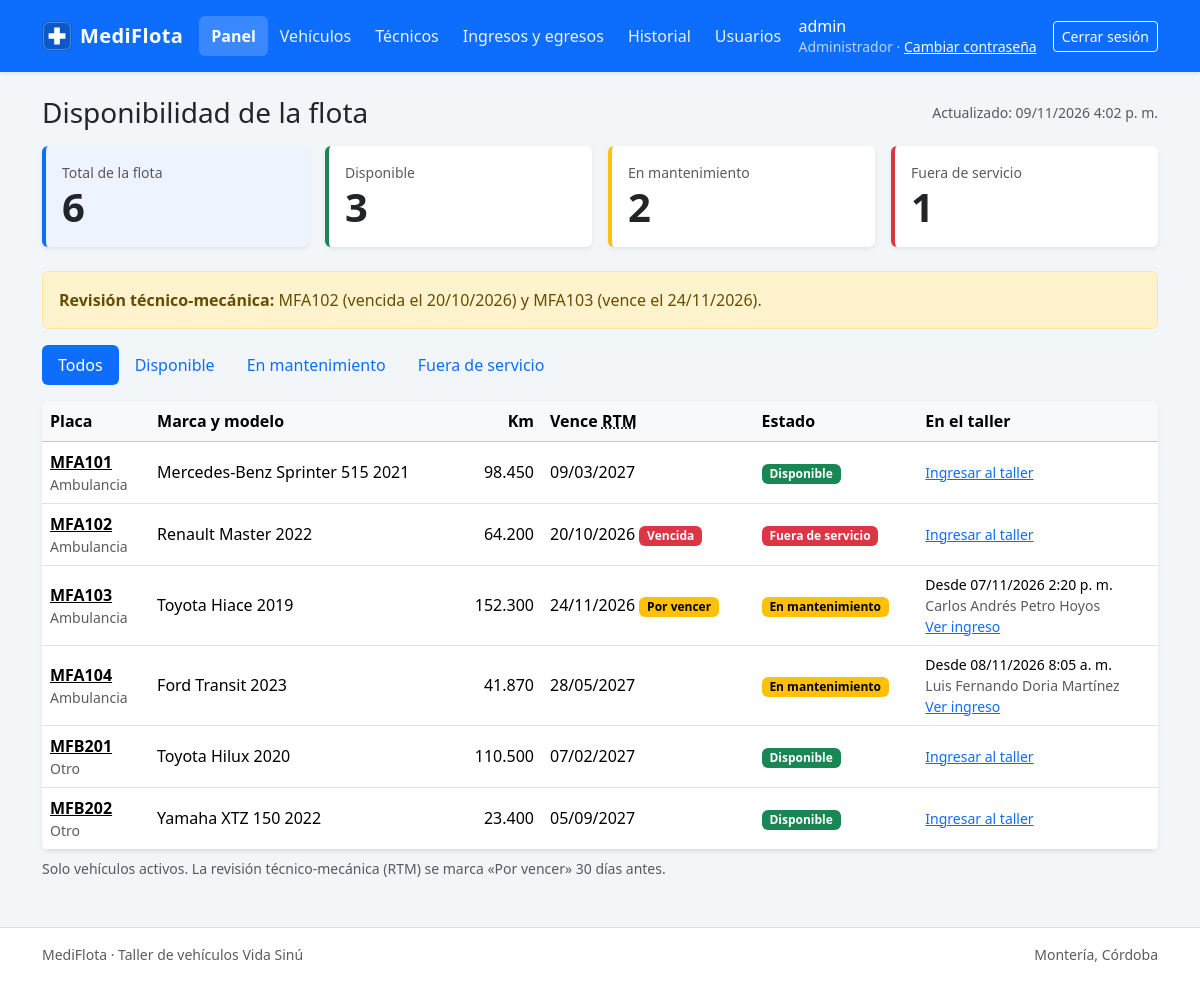
/modules/panel/ (signed in), run on the app's committed database.
### tables this page shows
CREATE TABLE usuario (
  id_usuario     INT          NOT NULL AUTO_INCREMENT,
  usuario        VARCHAR(50)  NOT NULL,
  password_hash  VARCHAR(255) NOT NULL,
  perfil         ENUM('administrador','tecnico') NOT NULL,
  id_tecnico     INT          NULL,
  activo         TINYINT(1)   NOT NULL DEFAULT 1,
  PRIMARY KEY (id_usuario),
  UNIQUE KEY uq_usuario_usuario (usuario),
  UNIQUE KEY uq_usuario_id_tecnico (id_tecnico),
  CONSTRAINT fk_usuario_tecnico
    FOREIGN KEY (id_tecnico) REFERENCES tecnico (id_tecnico),
  CONSTRAINT chk_usuario_perfil_tecnico
    CHECK (perfil <> 'tecnico' OR id_tecnico IS NOT NULL)
);

CREATE TABLE vehiculo (
  id_vehiculo      INT         NOT NULL AUTO_INCREMENT,
  placa            VARCHAR(10) NOT NULL,
  tipo             ENUM('ambulancia','otro') NOT NULL,
  marca            VARCHAR(50) NOT NULL,
  modelo           VARCHAR(50) NOT NULL,
  kilometraje      INT         NOT NULL DEFAULT 0,
  vencimiento_rtm  DATE        NOT NULL,
  estado           ENUM('disponible','en_mantenimiento','fuera_servicio')
                               NOT NULL DEFAULT 'disponible',
  activo           TINYINT(1)  NOT NULL DEFAULT 1,
  PRIMARY KEY (id_vehiculo),
  UNIQUE KEY uq_vehiculo_placa (placa),
  KEY idx_vehiculo_estado (estado),
  CONSTRAINT chk_vehiculo_kilometraje CHECK (kilometraje >= 0)
);

CREATE TABLE ingreso (
  id_ingreso           INT      NOT NULL AUTO_INCREMENT,
  id_vehiculo          INT      NOT NULL,
  fecha_hora_ingreso   DATETIME NOT NULL,
  kilometraje_ingreso  INT      NOT NULL,
  falla_reportada      TEXT     NOT NULL,
  diagnostico          TEXT     NULL,
  tipo_mantenimiento   ENUM('preventivo','correctivo') NULL,
  id_tecnico           INT      NULL,
  fecha_hora_egreso    DATETIME NULL,
  trabajo_realizado    TEXT     NULL,
  PRIMARY KEY (id_ingreso),
  KEY idx_ingreso_vehiculo (id_vehiculo),
  KEY idx_ingreso_tecnico (id_tecnico),
  CONSTRAINT fk_ingreso_vehiculo
    FOREIGN KEY (id_vehiculo) REFERENCES vehiculo (id_vehiculo),
  CONSTRAINT fk_ingreso_tecnico
    FOREIGN KEY (id_tecnico) REFERENCES tecnico (id_tecnico),
  CONSTRAINT chk_ingreso_kilometraje CHECK (kilometraje_ingreso >= 0),
  CONSTRAINT chk_ingreso_fechas
    CHECK (fecha_hora_egreso IS NULL OR fecha_hora_egreso >= fecha_hora_ingreso)
);

CREATE TABLE tecnico (
  id_tecnico    INT          NOT NULL AUTO_INCREMENT,
  nombre        VARCHAR(100) NOT NULL,
  documento     VARCHAR(20)  NOT NULL,
  telefono      VARCHAR(20)  NULL,
  especialidad  VARCHAR(60)  NOT NULL,
  activo        TINYINT(1)   NOT NULL DEFAULT 1,
  PRIMARY KEY (id_tecnico),
  UNIQUE KEY uq_tecnico_documento (documento)
);

### modules/panel/index.php (the view, shortened to what the rows shown need)
<?php
require_once __DIR__ . '/../../includes/sesion.php';
require_once __DIR__ . '/logica.php';
require_once __DIR__ . '/../ingresos/logica.php';
requiere_perfil('administrador', 'tecnico');
$u = usuario_actual();
$estado = $_GET['estado'] ?? '';
if (!is_string($estado) || !isset(ESTADOS_VEHICULO[$estado])) {
    $estado = '';
}
$vehiculos = vehiculos_del_panel($estado);
require __DIR__ . '/../../includes/header.php';
?>
<div class="d-flex justify-content-between align-items-center flex-wrap gap-2 mb-3">
    <h1 class="h3 mb-0">Disponibilidad de la flota</h1>
</div>
<?php if (!$vehiculos): ?>
    <div class="alert alert-info">
        <?= $estado === '' ? 'No hay vehículos activos registrados.' : 'No hay vehículos en estado «' . e(ESTADOS_VEHICULO[$estado]['texto']) . '».' ?>
    </div>
<?php else: ?>
    <div class="table-responsive bg-white rounded shadow-sm">
        <table class="table table-hover align-middle mb-0">
            <thead class="table-light">
                <tr>
                    <th>Placa</th>
                    <th>Marca y modelo</th>
                    <th class="text-end">Km</th>
                    <th class="text-nowrap">Vence <abbr title="Revisión técnico-mecánica">RTM</abbr></th>
                    <th>Estado</th>
                    <th>En el taller</th>
                </tr>
            </thead>
            <tbody>
            <?php foreach ($vehiculos as $v): ?>
                <tr>
                    <td>
                        <a href="<?= e(url('modules/historial/?id_vehiculo=' . $v['id_vehiculo'])) ?>"
                           class="fw-bold text-reset" title="Ver historial"><?= e($v['placa']) ?></a>
                        <div class="small text-muted"><?= e(TIPOS_VEHICULO[$v['tipo']]) ?></div>
                    </td>
                    <td><?= e($v['marca'] . ' ' . $v['modelo']) ?></td>
                    <td class="text-end text-nowrap"><?= e(formato_numero($v['kilometraje'])) ?></td>
                    <td class="text-nowrap"><?= etiqueta_rtm($v['vencimiento_rtm']) ?></td>
                    <td class="text-nowrap"><?= etiqueta_estado_vehiculo($v['estado']) ?></td>
                    <td class="small">
                        <?php if ($v['id_ingreso'] !== null): ?>
                            <div class="text-nowrap">Desde <?= e(formato_fecha_hora($v['fecha_hora_ingreso'])) ?></div>
                            <div class="text-muted"><?= $v['nombre_tecnico'] !== null ? e($v['nombre_tecnico']) : 'Sin técnico asignado' ?></div>
                            <?php if (puede_gestionar_ingreso($u, $v)): ?>
                                <a href="<?= e(url('modules/ingresos/detalle.php?id=' . $v['id_ingreso'])) ?>">Ver ingreso</a>
                            <?php endif; ?>
                        <?php elseif (es_administrador()): ?>
                            <a href="<?= e(url('modules/ingresos/nuevo.php?id_vehiculo=' . $v['id_vehiculo'])) ?>">Ingresar al taller</a>
                        <?php else: ?>
                            <span class="text-muted">—</span>
                        <?php endif; ?>
                    </td>
                </tr>
            <?php endforeach; ?>
            </tbody>
        </table>
    </div>
<?php endif; ?>
<?php require __DIR__ . '/../../includes/footer.php'; ?>

### includes/header.php (shortened to what the rows shown need)
<?php
require_once __DIR__ . '/sesion.php';
require_once __DIR__ . '/menu.php';
$encabezadoUsuario = usuario_actual();
$encabezadoCss     = 'assets/css/estilos.css';
?>
<!doctype html>
<html lang="es">
<head>
    <link rel="stylesheet" href="<?= e(url('assets/vendor/bootstrap/bootstrap.min.css')) ?>"
>
    <link rel="stylesheet" href="<?= e(url($encabezadoCss) . '?v=' . filemtime(__DIR__ . '/../' . $encabezadoCss)) ?>">
</head>
<body class="d-flex flex-column min-vh-100">
<nav class="navbar navbar-expand-lg navbar-dark bg-primary shadow-sm mb-4">
    <div class="container">
        <div class="collapse navbar-collapse" id="menu-principal">
            <div class="d-flex align-items-center gap-3 py-2 py-lg-0">
                <span class="navbar-text lh-sm">
                    <span class="text-white"><?= e($encabezadoUsuario['nombre']) ?></span><br>
                    <small><?= e(nombre_perfil($encabezadoUsuario['perfil'])) ?> ·
                        <a href="<?= e(url('cambiar_clave.php')) ?>" class="link-light">Cambiar contraseña</a></small>
                </span>
            </div>
        </div>
    </div>
</nav>
<main class="container pb-5 flex-grow-1">

### includes/funciones.php (shortened to what the rows shown need)
<?php
function e($valor): string
{
    return htmlspecialchars((string) $valor, ENT_QUOTES, 'UTF-8');
}
function url(string $ruta = ''): string
{
    return BASE_URL . '/' . ltrim($ruta, '/');
}
function formato_fecha_hora(?string $fechaHora): string
{
    $t = strtotime($fechaHora);
    return date('d/m/Y g:i', $t) . (date('H', $t) < 12 ? ' a. m.' : ' p. m.');
}
function formato_numero($numero, int $decimales = 0): string
{
    return number_format((float) $numero, $decimales, ',', '.');
}
function etiqueta_estado_vehiculo(string $estado): string
{
    $info = ESTADOS_VEHICULO[$estado] ?? ['texto' => $estado, 'color' => 'text-bg-secondary'];
    return '<span class="badge ' . $info['color'] . '">' . e($info['texto']) . '</span>';
}
function formato_fecha(?string $fecha): string
{
    return $fecha === null || $fecha === '' ? '' : date('d/m/Y', strtotime($fecha));
}
function estado_rtm(string $vencimiento): string
{
    $hoy = date('Y-m-d');
    if ($vencimiento < $hoy) {
        return 'vencida';
    }
    return $vencimiento <= date('Y-m-d', strtotime('+' . DIAS_AVISO_RTM . ' days')) ? 'por_vencer' : 'vigente';
}
function etiqueta_rtm(string $vencimiento): string
{
    $html = e(formato_fecha($vencimiento));
    switch (estado_rtm($vencimiento)) {
        case 'vencida':
            return $html . ' <span class="badge text-bg-danger">Vencida</span>';
        case 'por_vencer':
            return $html . ' <span class="badge text-bg-warning">Por vencer</span>';
        default:
            return $html;
    }
}

### data on the page
usuario: perfil "Administrador"
vehiculo: placa "MFA101", tipo "Ambulancia", marca+modelo "Mercedes-Benz Sprinter 515 2021", kilometraje "98.450", vencimiento_rtm "09/03/2027", estado "Disponible"
vehiculo: placa "MFA102", tipo "Ambulancia", marca+modelo "Renault Master 2022", kilometraje "64.200", vencimiento_rtm "20/10/2026", estado "Fuera de servicio"
ingreso: id_vehiculo.placa "MFA103", id_vehiculo.tipo "Ambulancia", id_vehiculo.modelo "Toyota Hiace 2019", id_vehiculo.kilometraje "152.300", id_vehiculo.vencimiento_rtm "24/11/2026", id_vehiculo.estado "En mantenimiento", fecha_hora_ingreso "07/11/2026 2:20 p. m.", id_tecnico.nombre "Carlos Andrés Petro Hoyos"
ingreso: id_vehiculo.placa "MFA104", id_vehiculo.tipo "Ambulancia", id_vehiculo.modelo "Ford Transit 2023", id_vehiculo.kilometraje "41.870", id_vehiculo.vencimiento_rtm "28/05/2027", id_vehiculo.estado "En mantenimiento", fecha_hora_ingreso "08/11/2026 8:05 a. m.", id_tecnico.nombre "Luis Fernando Doria Martínez"
vehiculo: placa "MFB201", tipo "Otro", marca+modelo "Toyota Hilux 2020", kilometraje "110.500", vencimiento_rtm "07/02/2027", estado "Disponible"
vehiculo: placa "MFB202", tipo "Otro", marca+modelo "Yamaha XTZ 150 2022", kilometraje "23.400", vencimiento_rtm "05/09/2027", estado "Disponible"

### other printed values
$opcion['titulo'] "Panel"
$opcion['titulo'] "Vehículos"
$opcion['titulo'] "Técnicos"
$opcion['titulo'] "Ingresos y egresos"
$opcion['titulo'] "Historial"
$opcion['titulo'] "Usuarios"
$encabezadoUsuario['nombre'] "admin"
$total "6"
$info['texto'] "Disponible"
$conteo[$clave] "3"
$info['texto'] "En mantenimiento"
$conteo[$clave] "2"
$info['texto'] "Fuera de servicio"
$conteo[$clave] "1"
unir_lista($textos) "MFA102 (vencida el 20/10/2026) y MFA103 (vence el 24/11/2026)"
